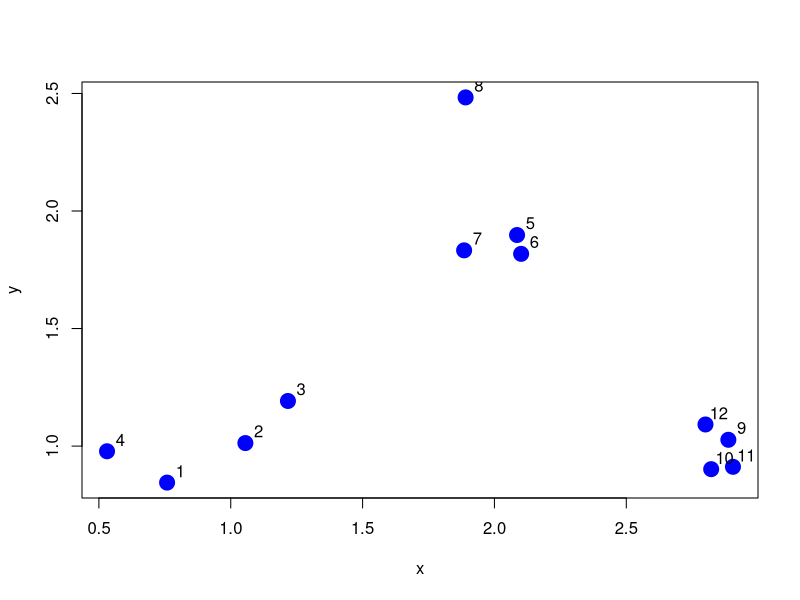
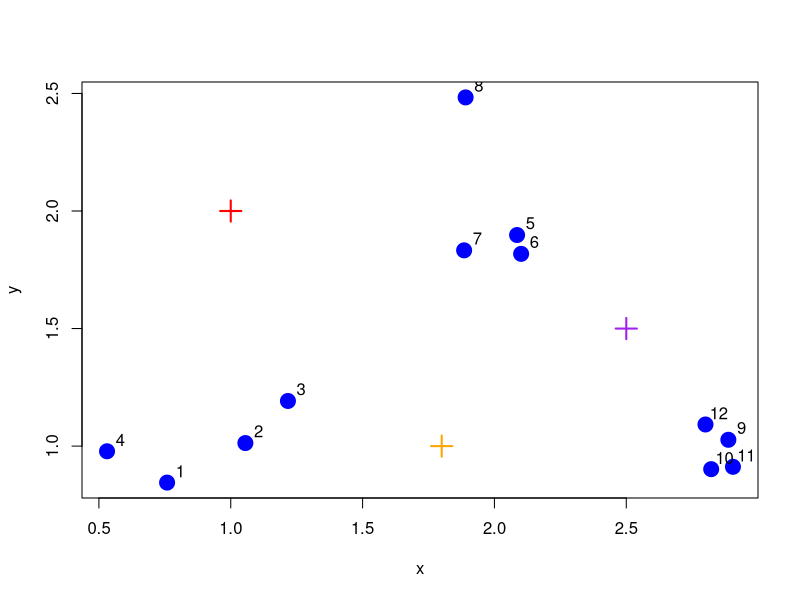
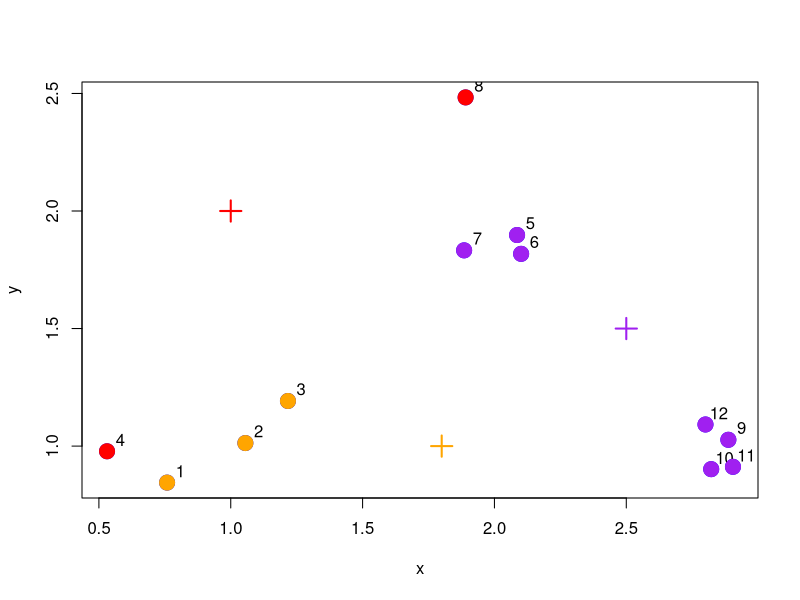
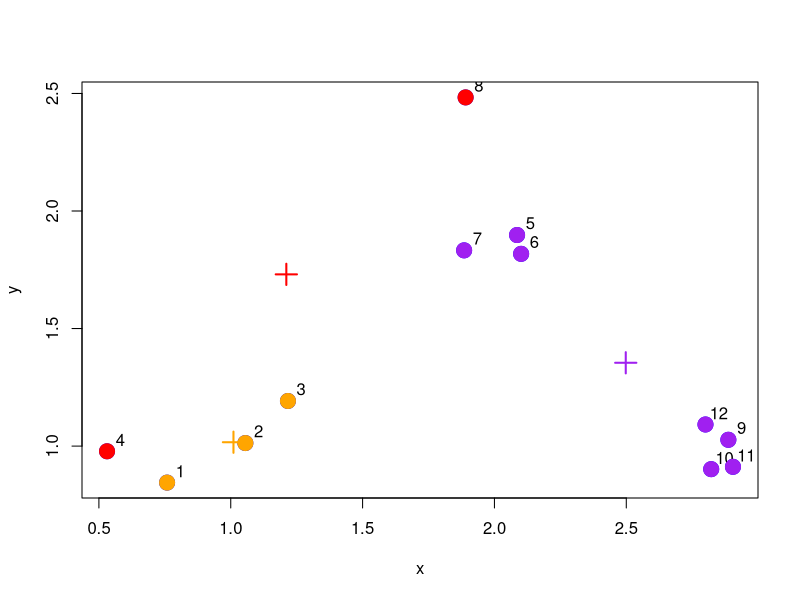
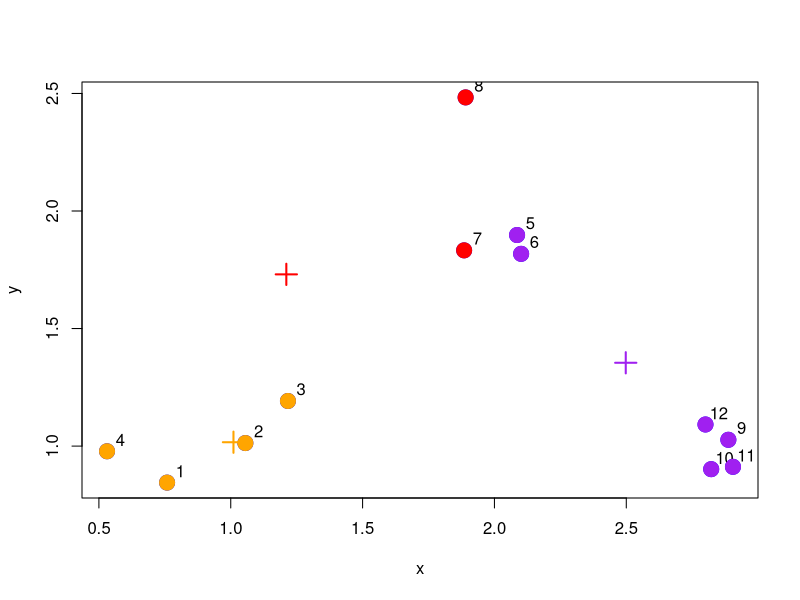
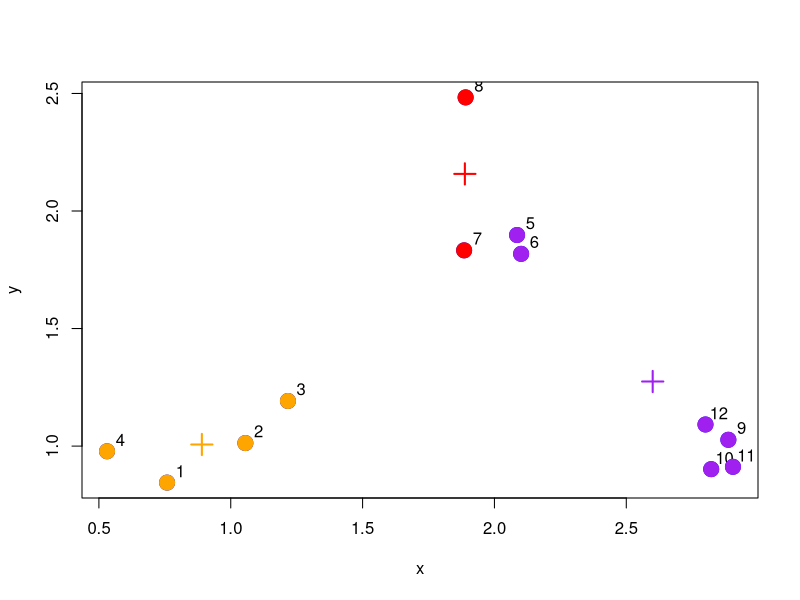
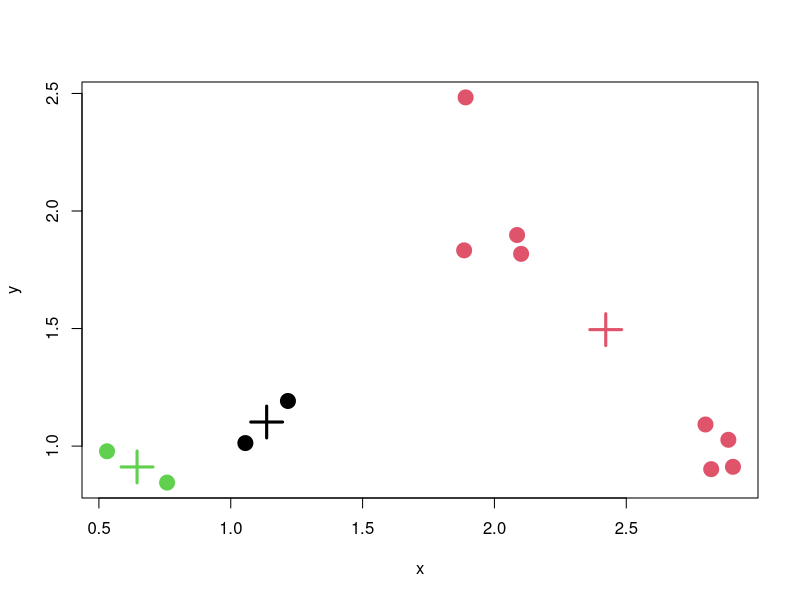
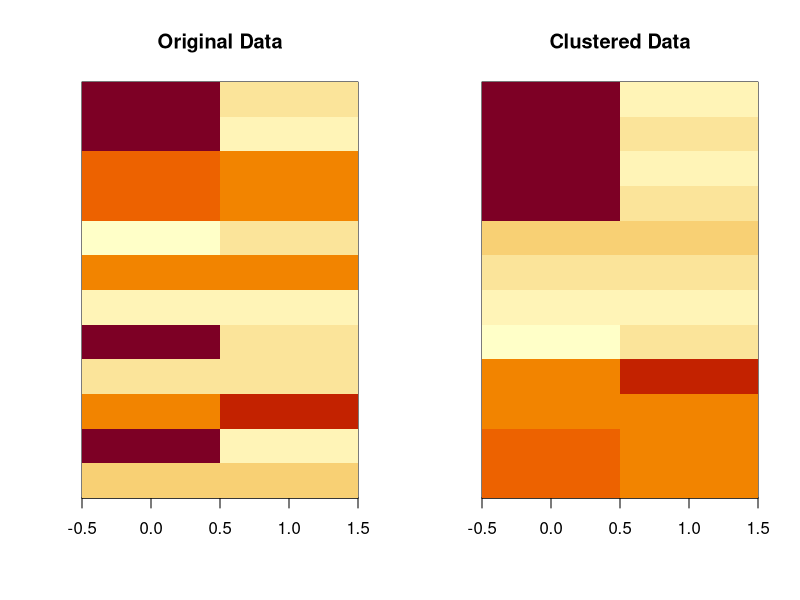

The R script that drew these images, in order:
## ----,echo=FALSE---------------------------------------------------------
knitr::opts_chunk$set(comment = NA, fig.path = "images/kmeans-", prompt = TRUE, collapse = TRUE,
                      tidy = TRUE)

## ----,fig.cap="Simulated dataset"----------------------------------------
set.seed(1234)
x <- rnorm(12,mean=rep(1:3,each=4),sd=0.2)
y <- rnorm(12,mean=rep(c(1,2,1),each=4),sd=0.2)
plot(x,y,col="blue",pch=19,cex=2)
text(x+0.05,y+0.05,labels=as.character(1:12))

## ----,echo=FALSE,fig.cap="Initialize centroids"--------------------------
plot(x,y,col="blue",pch=19,cex=2)
text(x+0.05,y+0.05,labels=as.character(1:12))
cx <- c(1,1.8,2.5)
cy <- c(2,1,1.5)
points(cx,cy,col=c("red","orange","purple"),pch=3,cex=2,lwd=2)

## ----,echo=FALSE,fig.cap="Assign points to nearest centroid"-------------
plot(x,y,col="blue",pch=19,cex=2)
cols1 <- c("red","orange","purple")
text(x+0.05,y+0.05,labels=as.character(1:12))
cx <- c(1,1.8,2.5)
cy <- c(2,1,1.5)
points(cx,cy,col=cols1,pch=3,cex=2,lwd=2)

## Find the closest centroid
distTmp <- matrix(NA,nrow=3,ncol=12)
distTmp[1,] <- (x-cx[1])^2 + (y-cy[1])^2
distTmp[2,] <- (x-cx[2])^2 + (y-cy[2])^2
distTmp[3,] <- (x-cx[3])^2 + (y-cy[3])^2
newClust <- apply(distTmp,2,which.min)
points(x,y,pch=19,cex=2,col=cols1[newClust])

## ----,fig.cap="Re-calculate cluster centroids",echo=FALSE----------------
plot(x,y,col="blue",pch=19,cex=2)
cols1 <- c("red","orange","purple")
text(x+0.05,y+0.05,labels=as.character(1:12))

## Find the closest centroid
distTmp <- matrix(NA,nrow=3,ncol=12)
distTmp[1,] <- (x-cx[1])^2 + (y-cy[1])^2
distTmp[2,] <- (x-cx[2])^2 + (y-cy[2])^2
distTmp[3,] <- (x-cx[3])^2 + (y-cy[3])^2
newClust <- apply(distTmp,2,which.min)
points(x,y,pch=19,cex=2,col=cols1[newClust])
newCx <- tapply(x,newClust,mean)
newCy <- tapply(y,newClust,mean)

## Old centroids

cx <- c(1,1.8,2.5)
cy <- c(2,1,1.5)

points(newCx,newCy,col=cols1,pch=3,cex=2,lwd=2)

## ----,echo=FALSE,fig.cap="Re-assign points to new cluster centroids"-----
plot(x,y,col="blue",pch=19,cex=2)
cols1 <- c("red","orange","purple")
text(x+0.05,y+0.05,labels=as.character(1:12))


cx <- c(1,1.8,2.5)
cy <- c(2,1,1.5)


## Find the closest centroid
distTmp <- matrix(NA,nrow=3,ncol=12)
distTmp[1,] <- (x-cx[1])^2 + (y-cy[1])^2
distTmp[2,] <- (x-cx[2])^2 + (y-cy[2])^2
distTmp[3,] <- (x-cx[3])^2 + (y-cy[3])^2
newClust <- apply(distTmp,2,which.min)
newCx <- tapply(x,newClust,mean)
newCy <- tapply(y,newClust,mean)

## Old centroids

points(newCx,newCy,col=cols1,pch=3,cex=2,lwd=2)


## Iteration 2
distTmp <- matrix(NA,nrow=3,ncol=12)
distTmp[1,] <- (x-newCx[1])^2 + (y-newCy[1])^2
distTmp[2,] <- (x-newCx[2])^2 + (y-newCy[2])^2
distTmp[3,] <- (x-newCx[3])^2 + (y-newCy[3])^2
newClust2 <- apply(distTmp,2,which.min)

points(x,y,pch=19,cex=2,col=cols1[newClust2])


## ----,echo=FALSE,fig.cap="Updated centroid configuration"----------------
plot(x,y,col="blue",pch=19,cex=2)
cols1 <- c("red","orange","purple")
text(x+0.05,y+0.05,labels=as.character(1:12))


cx <- c(1,1.8,2.5)
cy <- c(2,1,1.5)

## Find the closest centroid
distTmp <- matrix(NA,nrow=3,ncol=12)
distTmp[1,] <- (x-cx[1])^2 + (y-cy[1])^2
distTmp[2,] <- (x-cx[2])^2 + (y-cy[2])^2
distTmp[3,] <- (x-cx[3])^2 + (y-cy[3])^2
newClust <- apply(distTmp,2,which.min)
newCx <- tapply(x,newClust,mean)
newCy <- tapply(y,newClust,mean)



## Iteration 2
distTmp <- matrix(NA,nrow=3,ncol=12)
distTmp[1,] <- (x-newCx[1])^2 + (y-newCy[1])^2
distTmp[2,] <- (x-newCx[2])^2 + (y-newCy[2])^2
distTmp[3,] <- (x-newCx[3])^2 + (y-newCy[3])^2
finalClust <- apply(distTmp,2,which.min)


## Final centroids
finalCx <- tapply(x,finalClust,mean)
finalCy <- tapply(y,finalClust,mean)
points(finalCx,finalCy,col=cols1,pch=3,cex=2,lwd=2)



points(x,y,pch=19,cex=2,col=cols1[finalClust])


## ----,tidy=TRUE----------------------------------------------------------
dataFrame <- data.frame(x,y)
kmeansObj <- kmeans(dataFrame,centers=3)
names(kmeansObj)

## ------------------------------------------------------------------------
kmeansObj$cluster

## ----,fig.cap="K-means clustering solution",echo=FALSE-------------------
plot(x,y,col=kmeansObj$cluster,pch=19,cex=2)
points(kmeansObj$centers,col=1:3,pch=3,cex=3,lwd=3)

## ----,tidy=TRUE----------------------------------------------------------
set.seed(1234)
dataMatrix <- as.matrix(dataFrame)[sample(1:12),]
kmeansObj <- kmeans(dataMatrix,centers=3)

## ----,tidy=TRUE,fig.cap="Heatmap of K-means solution"--------------------
par(mfrow=c(1,2))
image(t(dataMatrix)[,nrow(dataMatrix):1],yaxt="n",main = "Original Data")
image(t(dataMatrix)[,order(kmeansObj$cluster)],yaxt="n", main = "Clustered Data")

